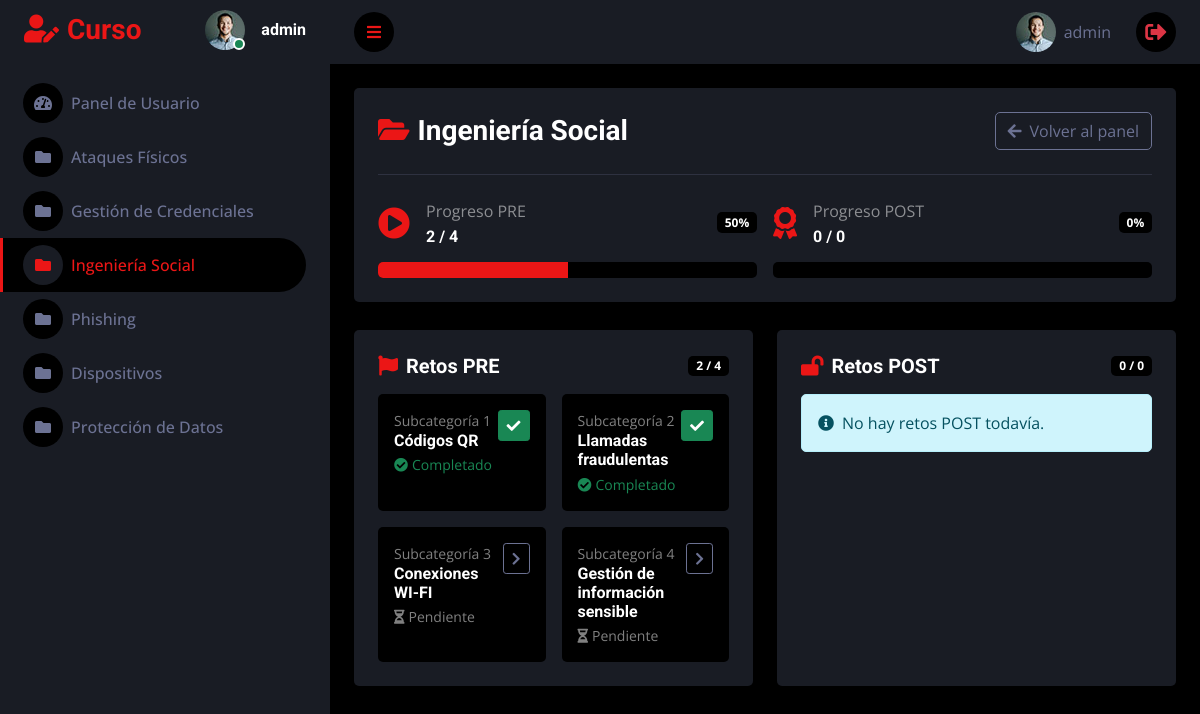
/category/social_engineering (signed in), run on the app's committed database.
### tables this page shows
CREATE TABLE users (
            id TEXT PRIMARY KEY,
            name TEXT NOT NULL,
            email TEXT NOT NULL UNIQUE,
            password TEXT NOT NULL,
            age INTEGER NOT NULL,
            gender TEXT NOT NULL,
            studies TEXT NOT NULL
        );

CREATE TABLE categories (
            id INTEGER PRIMARY KEY AUTOINCREMENT,
            category_code TEXT NOT NULL UNIQUE,
            title TEXT NOT NULL
        );

CREATE TABLE category_challenges (
            category_code TEXT NOT NULL,
            challenge_id INTEGER NOT NULL,
            phase TEXT NOT NULL CHECK(phase IN ('pre','post')),
            order_index INTEGER NOT NULL DEFAULT 0,
            PRIMARY KEY (category_code, challenge_id),
            FOREIGN KEY (category_code) REFERENCES categories(category_code),
            FOREIGN KEY (challenge_id) REFERENCES challenges(id)
        );

CREATE TABLE challenges (
            id INTEGER PRIMARY KEY AUTOINCREMENT,
            title TEXT NOT NULL UNIQUE,
            is_training INTEGER NOT NULL DEFAULT 1,
            points INTEGER NOT NULL DEFAULT 0,
            question TEXT,
            correct_answer TEXT,
            option1 TEXT,
            option2 TEXT,
            option3 TEXT,
            option4 TEXT,
            is_practical INTEGER NOT NULL DEFAULT 0,
            content TEXT
        );

### app.py (the view)
@app.route("/category/<category_code>")
@login_required
def category_page(category_code):
    category = get_category_by_code(category_code)
    if not category:
        abort(404)
    pre_challenges = get_category_challenges(category_code, "pre")
    post_challenges = get_category_challenges(category_code, "post")
    completed_map = {}
    for ch in pre_challenges + post_challenges:
        completed_map[ch["id"]] = is_challenge_completed(current_user.id, ch["id"])
    pre_total = len(pre_challenges)
    post_total = len(post_challenges)
    pre_done = sum(1 for ch in pre_challenges if completed_map.get(ch["id"]))
    post_done = sum(1 for ch in post_challenges if completed_map.get(ch["id"]))
    pre_pct = round((pre_done / pre_total) * 100) if pre_total else 0
    post_pct = round((post_done / post_total) * 100) if post_total else 0
    all_pre_done = True
    if pre_challenges:
        all_pre_done = all(completed_map.get(ch["id"], False) for ch in pre_challenges)
    return render_template(
        "category.html",
        category=category,
        pre_challenges=pre_challenges,
        post_challenges=post_challenges,
        completed_map=completed_map,
        all_pre_done=all_pre_done,
        pre_total=pre_total,
        post_total=post_total,
        pre_done=pre_done,
        post_done=post_done,
        pre_pct=pre_pct,
        post_pct=post_pct
    )

### templates/category.html (shortened to what this page needs)
<!DOCTYPE html>
<html lang="en">
<head>
    <link href="https://cdnjs.cloudflare.com/ajax/libs/font-awesome/5.10.0/css/all.min.css" rel="stylesheet">
    <link href="https://cdn.jsdelivr.net/npm/bootstrap-icons@1.4.1/font/bootstrap-icons.css" rel="stylesheet">
    <link href="{{ url_for('static', filename='lib/owlcarousel/assets/owl.carousel.min.css') }}" rel="stylesheet">
    <link href="{{ url_for('static', filename='lib/tempusdominus/css/tempusdominus-bootstrap-4.min.css') }}" rel="stylesheet">
    <link href="{{ url_for('static', filename='css/bootstrap.min.css') }}" rel="stylesheet">
    <link href="{{ url_for('static', filename='css/style.css') }}" rel="stylesheet">
</head>
<body>
<div class="container-fluid position-relative d-flex p-0">
    <div class="sidebar pe-4 pb-3">
        <nav class="navbar bg-secondary navbar-dark">
            <a href="{{ url_for('panel') }}" class="navbar-brand mx-4 mb-3">
                <h3 class="text-primary"><i class="fa fa-user-edit me-2"></i>Curso</h3>
            </a>
            <div class="d-flex align-items-center ms-4 mb-4">
                <div class="position-relative">
                    <img class="rounded-circle"
                         src="{{ url_for('static', filename='img/user.jpg') }}"
                         alt=""
                         style="width: 40px; height: 40px;">
                    <div class="bg-success rounded-circle border border-2 border-white position-absolute end-0 bottom-0 p-1"></div>
                </div>
                <div class="ms-3">
                    <h6 class="mb-0">{{ user.id }}</h6>
                </div>
            </div>
            <div class="navbar-nav w-100">
                <a href="{{ url_for('panel') }}" class="nav-item nav-link">
                    <i class="fa fa-tachometer-alt me-2"></i>Panel de Usuario
                </a>
                {% for c in categories %}
                <a href="{{ url_for('category_page', category_code=c.category_code) }}"
                   class="nav-item nav-link {% if c.category_code == category.category_code %}active{% endif %}">
                    <i class="fa fa-folder me-2"></i>{{ c.title }}
                </a>
                {% endfor %}
            </div>
        </nav>
    </div>
    <div class="content">
        <nav class="navbar navbar-expand bg-secondary navbar-dark sticky-top px-4 py-0">
            <a href="#" class="sidebar-toggler flex-shrink-0">
                <i class="fa fa-bars"></i>
            </a>
            <div class="navbar-nav align-items-center ms-auto">
                <span class="nav-link d-flex align-items-center">
                    <img class="rounded-circle me-lg-2"
                         src="{{ url_for('static', filename='img/user.jpg') }}"
                         alt=""
                         style="width: 40px; height: 40px;">
                    <span class="d-none d-lg-inline-flex">{{ user.name }}</span>
                </span>
                <a href="{{ url_for('logout') }}" class="nav-link text-danger">
                    <i class="fa fa-sign-out-alt fa-lg"></i>
                </a>
            </div>
        </nav>
        <div class="container-fluid pt-4 px-4">
            <div class="row g-4">
                <div class="col-12">
                    <div class="bg-secondary rounded p-4">
                        <div class="d-flex flex-column flex-md-row justify-content-between align-items-md-center">
                            <h3 class="mb-0">
                                <i class="fa fa-folder-open text-primary me-2"></i>{{ category.title }}
                            </h3>
                            <a href="{{ url_for('panel') }}" class="btn btn-outline-light mt-3 mt-md-0">
                                <i class="fa fa-arrow-left me-2"></i>Volver al panel
                            </a>
                        </div>
                        <hr class="my-4">
                        <div class="row g-3">
                            <div class="col-md-6">
                                <div class="d-flex align-items-center justify-content-between">
                                    <div class="d-flex align-items-center">
                                        <i class="fa fa-play-circle fa-2x text-primary me-3"></i>
                                        <div>
                                            <p class="mb-1 text-white-50">Progreso PRE</p>
                                            <h6 class="mb-0">{{ pre_done }} / {{ pre_total }}</h6>
                                        </div>
                                    </div>
                                    <span class="badge bg-dark">{{ pre_pct }}%</span>
                                </div>
                                <div class="progress bg-dark mt-3">
                                    <div class="progress-bar" role="progressbar"
                                         style="width: {{ pre_pct }}%;"
                                         aria-valuenow="{{ pre_pct }}" aria-valuemin="0" aria-valuemax="100"></div>
                                </div>
                            </div>
                            <div class="col-md-6">
                                <div class="d-flex align-items-center justify-content-between">
                                    <div class="d-flex align-items-center">
                                        <i class="fa fa-award fa-2x text-primary me-3"></i>
                                        <div>
                                            <p class="mb-1 text-white-50">Progreso POST</p>
                                            <h6 class="mb-0">{{ post_done }} / {{ post_total }}</h6>
                                        </div>
                                    </div>
                                    <span class="badge bg-dark">{{ post_pct }}%</span>
                                </div>
                                <div class="progress bg-dark mt-3">
                                </div>
                            </div>
                        </div>
                    </div>
                </div>
            </div>
            {% macro challenge_card(ch, idx, locked=False) %}
                {% set done = completed_map.get(ch.id) %}
                {% if locked %}
                    <div class="bg-dark rounded p-3 h-100">
                        <div class="text-white-50 small">Subcategoría {{ idx }}</div>
                        <h6 class="mb-1 text-white">{{ ch.title }}</h6>
                        <div class="small text-warning"><i class="fa fa-lock me-1"></i>Bloqueado</div>
                    </div>
                {% else %}
                    {% if ch.is_practical %}
                        {% set target = url_for('challenge_page', challenge_id=ch.id) %}
                    {% else %}
                        {% set target = url_for('quiz_page', challenge_id=ch.id, category_code=category.category_code) %}
                    {% endif %}
                    <a href="{{ target }}"
                    class="bg-dark rounded p-3 d-block h-100 text-decoration-none">
                        <div class="d-flex justify-content-between align-items-start">
                            <div>
                                <div class="text-white-50 small">Subcategoría {{ idx }}</div>
                                <h6 class="mb-1 text-white">{{ ch.title }}</h6>
                                <div class="small {% if done %}text-success{% else %}text-white-50{% endif %}">
                                    {% if done %}
                                        <i class="fa fa-check-circle me-1"></i>Completado
                                    {% else %}
                                        <i class="fa fa-hourglass-half me-1"></i>Pendiente
                                    {% endif %}
                                </div>
                            </div>
                            <span class="btn btn-sm {% if done %}btn-success{% else %}btn-outline-light{% endif %}">
                                <i class="fa {% if done %}fa-check{% else %}fa-chevron-right{% endif %}"></i>
                            </span>
                        </div>
                    </a>
                {% endif %}
            {% endmacro %}
            <div class="row g-4 mt-1">
                <div class="col-12 col-xl-6">
                    <div class="bg-secondary rounded h-100 p-4">
                        <div class="d-flex align-items-center justify-content-between mb-3">
                            <h5 class="mb-0"><i class="fa fa-flag text-primary me-2"></i>Retos PRE</h5>
                            <span class="badge bg-dark">{{ pre_done }} / {{ pre_total }}</span>
                        </div>
                        {% if pre_total == 0 %}
                            <div class="alert alert-info mb-0">
                                <i class="fa fa-info-circle me-2"></i>No hay retos PRE todavía.
                            </div>
                        {% else %}
                            <div class="row g-3">
                                {% for ch in pre_challenges %}
                                    <div class="col-12 col-md-6">
                                        {{ challenge_card(ch, loop.index) }}
                                    </div>
                                {% endfor %}
                            </div>
                        {% endif %}
                    </div>
                </div>
                <div class="col-12 col-xl-6">
                    <div class="bg-secondary rounded h-100 p-4">
                        <div class="d-flex align-items-center justify-content-between mb-3">
                            <h5 class="mb-0"><i class="fa fa-lock-open text-primary me-2"></i>Retos POST</h5>
                            <span class="badge bg-dark">{{ post_done }} / {{ post_total }}</span>
                        </div>
                        {% if post_total == 0 %}
                            <div class="alert alert-info mb-0">
                                <i class="fa fa-info-circle me-2"></i>No hay retos POST todavía.
                            </div>
                        {% endif %}
                    </div>
                </div>
            </div>
        </div>
    </div>
</div>
</body>
</html>

### data on the page
users: id "admin", name "admin"
categories: title "Ataques Físicos"
categories: title "Gestión de Credenciales"
categories: title "Ingeniería Social"
categories: title "Phishing"
categories: title "Dispositivos"
categories: title "Protección de Datos"
category_challenges: order_index "1", title "Códigos QR", shows "Completado"
category_challenges: order_index "2", title "Llamadas fraudulentas", shows "Completado"
category_challenges: order_index "3", title "Conexiones WI-FI", shows "Pendiente"
category_challenges: order_index "4", title "Gestión de información sensible", shows "Pendiente"

### other printed values
{{ pre_done }} "2"
{{ pre_total }} "4"
{{ pre_pct }} "50"
{{ post_done }} "0"
{{ post_total }} "0"
{{ post_pct }} "0"
